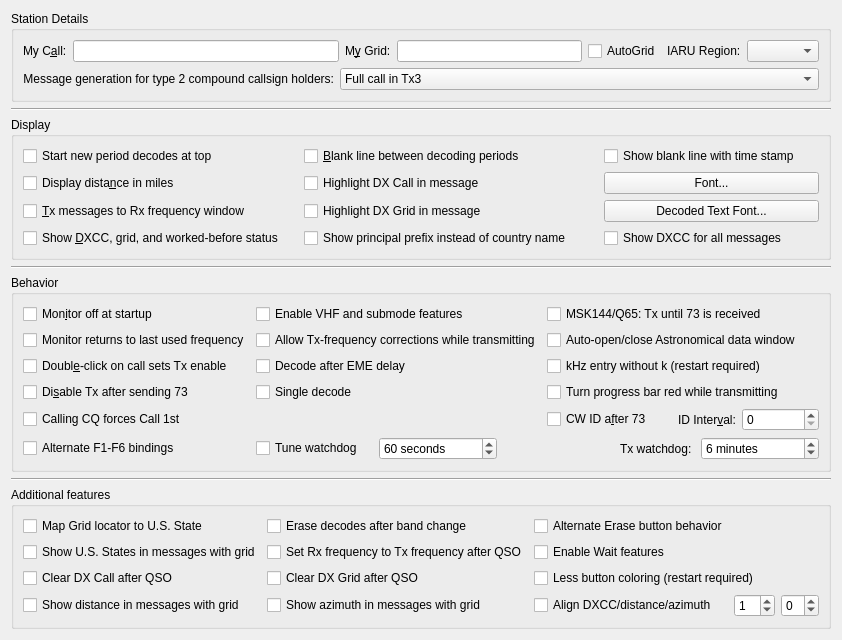
     <widget class="QWidget" name="general_tab">
      <attribute name="title">
       <string>Genera&amp;l</string>
      </attribute>
      <attribute name="toolTip">
       <string>General station details and settings.</string>
      </attribute>
      <layout class="QVBoxLayout" name="verticalLayout_4">
       <item>
        <widget class="QGroupBox" name="station_group_box">
         <property name="title">
          <string>Station Details</string>
         </property>
         <layout class="QVBoxLayout" name="verticalLayout_12">
          <item>
           <layout class="QHBoxLayout" name="horizontalLayout_14">
            <item>
             <layout class="QFormLayout" name="formLayout_3">
              <item row="0" column="0">
               <widget class="QLabel" name="callsign_label">
                <property name="text">
                 <string>My C&amp;all:</string>
                </property>
                <property name="buddy">
                 <cstring>callsign_line_edit</cstring>
                </property>
               </widget>
              </item>
              <item row="0" column="1">
               <widget class="QLineEdit" name="callsign_line_edit">
                <property name="toolTip">
                 <string>Station callsign.</string>
                </property>
               </widget>
              </item>
             </layout>
            </item>
            <item>
             <layout class="QFormLayout" name="formLayout_12">
              <item row="0" column="0">
               <widget class="QLabel" name="grid_label">
                <property name="text">
                 <string>M&amp;y Grid:</string>
                </property>
                <property name="buddy">
                 <cstring>grid_line_edit</cstring>
                </property>
               </widget>
              </item>
              <item row="0" column="1">
               <layout class="QHBoxLayout" name="grid_controls_layout">
                <item>
                 <widget class="QLineEdit" name="grid_line_edit">
                  <property name="toolTip">
                   <string>&lt;html&gt;&lt;head/&gt;&lt;body&gt;&lt;p&gt;Maidenhead locator, preferably 6 characters.&lt;/p&gt;&lt;/body&gt;&lt;/html&gt;</string>
                  </property>
                 </widget>
                </item>
                <item>
                 <widget class="QCheckBox" name="use_dynamic_grid">
                  <property name="toolTip">
                   <string>Check to allow grid changes from external programs</string>
                  </property>
                  <property name="text">
                   <string>AutoGrid</string>
                  </property>
                 </widget>
                </item>
               </layout>
              </item>
             </layout>
            </item>
            <item>
             <layout class="QFormLayout" name="formLayout_2">
              <item row="0" column="0">
               <widget class="QLabel" name="label_12">
                <property name="text">
                 <string>IARU Region:</string>
                </property>
                <property name="buddy">
                 <cstring>region_combo_box</cstring>
                </property>
               </widget>
              </item>
              <item row="0" column="1">
               <widget class="QComboBox" name="region_combo_box">
                <property name="toolTip">
                 <string>&lt;html&gt;&lt;head/&gt;&lt;body&gt;&lt;p&gt;Select your IARU region.&lt;/p&gt;&lt;/body&gt;&lt;/html&gt;</string>
                </property>
               </widget>
              </item>
             </layout>
            </item>
           </layout>
          </item>
          <item>
           <layout class="QFormLayout" name="formLayout_13">
            <item row="0" column="0">
             <widget class="QLabel" name="label_5">
              <property name="text">
               <string>Message generation for type 2 compound callsign holders:</string>
              </property>
              <property name="alignment">
               <set>Qt::AlignRight|Qt::AlignTrailing|Qt::AlignVCenter</set>
              </property>
              <property name="buddy">
               <cstring>type_2_msg_gen_combo_box</cstring>
              </property>
             </widget>
            </item>
            <item row="0" column="1">
             <widget class="QComboBox" name="type_2_msg_gen_combo_box">
              <property name="enabled">
               <bool>true</bool>
              </property>
              <property name="toolTip">
               <string>&lt;html&gt;&lt;head/&gt;&lt;body&gt;&lt;p&gt;Type 2 compound callsigns are those with prefixes or suffixes not included in the allowed shortlist (See Help-&amp;gt;Add-on prefixes and suffixes).&lt;/p&gt;&lt;p&gt;This option determines which generated messages should contain your full type 2 compound call sign rather than your base callsign. It only applies if you have a type 2 compound callsign.&lt;/p&gt;&lt;p&gt;This option controls the way the messages that are used to answer CQ calls are generated. Generated messages 6 (CQ) and 5 (73) will always contain your full callsign. The JT65 and JT9 protocols allow for some standard messages with your full call at the expense of another piece of information such as the DX call or your locator.&lt;/p&gt;&lt;p&gt;Choosing message 1 omits the DX callsign which may be an issue when replying to CQ calls. Choosing message 3 also omits the DX callsign and many versions of this and other software will not extract the report. Choosing neither means that your full callsign only goes in your message 5 (73) so your QSO partner may log the wrong callsign.&lt;/p&gt;&lt;p&gt;None of these options are perfect, message 3 is usually best but be aware your QSO partner may not log the report you send them.&lt;/p&gt;&lt;/body&gt;&lt;/html&gt;</string>
              </property>
              <property name="currentIndex">
               <number>1</number>
              </property>
              <item>
               <property name="text">
                <string>Full call in Tx1</string>
               </property>
              </item>
              <item>
               <property name="text">
                <string>Full call in Tx3</string>
               </property>
              </item>
              <item>
               <property name="text">
                <string>Full call in Tx5 only</string>
               </property>
              </item>
             </widget>
            </item>
           </layout>
          </item>
         </layout>
        </widget>
       </item>
       <item>
        <widget class="Line" name="line_5">
         <property name="orientation">
          <enum>Qt::Horizontal</enum>
         </property>
        </widget>
       </item>
       <item>
        <widget class="QGroupBox" name="display_group_box">
         <property name="title">
          <string>Display</string>
         </property>
         <layout class="QGridLayout" name="gridLayout_4">
          <item row="4" column="0">
           <widget class="QCheckBox" name="DXCC_check_box">
            <property name="toolTip">
             <string>Show if decoded stations are new DXCC entities or worked before.</string>
            </property>
            <property name="text">
             <string>Show &amp;DXCC, grid, and worked-before status    </string>
            </property>
            <property name="checked">
             <bool>false</bool>
            </property>
           </widget>
          </item>
          <item row="0" column="1">
           <widget class="QCheckBox" name="insert_blank_check_box">
            <property name="toolTip">
             <string>Include a separator line between periods in the band activity window.</string>
            </property>
            <property name="text">
             <string>&amp;Blank line between decoding periods</string>
            </property>
           </widget>
          </item>
          <item row="2" column="2">
           <widget class="QPushButton" name="font_push_button">
            <property name="toolTip">
             <string>Set the font characteristics for the application.</string>
            </property>
            <property name="text">
             <string>Font...</string>
            </property>
           </widget>
          </item>
          <item row="3" column="1">
           <widget class="QCheckBox" name="cbHighlightDXgrid">
            <property name="text">
             <string>Highlight DX Grid in message</string>
            </property>
           </widget>
          </item>
          <item row="4" column="2">
           <widget class="QCheckBox" name="show_country_names_check_box">
            <property name="text">
             <string>Show DXCC for all messages</string>
            </property>
           </widget>
          </item>
          <item row="2" column="0">
           <widget class="QCheckBox" name="miles_check_box">
            <property name="toolTip">
             <string>Show distance to DX station in miles rather than kilometers.</string>
            </property>
            <property name="text">
             <string>Display dista&amp;nce in miles</string>
            </property>
           </widget>
          </item>
          <item row="3" column="2">
           <widget class="QPushButton" name="decoded_text_font_push_button">
            <property name="toolTip">
             <string>Set the font characteristics for the Band Activity and Rx Frequency areas.</string>
            </property>
            <property name="text">
             <string>Decoded Text Font...</string>
            </property>
           </widget>
          </item>
          <item row="0" column="0">
           <widget class="QCheckBox" name="decodes_from_top_check_box">
            <property name="toolTip">
             <string>&lt;html&gt;&lt;head/&gt;&lt;body&gt;&lt;p&gt;Check to have decodes for a new period start at the top of the Band Activity window and not scroll off the top when the window is full.&lt;/p&gt;&lt;p&gt;This is to aid selecting decodes to double-click while decoding is still in progress. Use the Band Activity vertical scroll bar to reveal decodes past the bottom of the window.&lt;/p&gt;&lt;/body&gt;&lt;/html&gt;</string>
            </property>
            <property name="text">
             <string>Start new period decodes at top</string>
            </property>
           </widget>
          </item>
          <item row="0" column="2">
           <widget class="QCheckBox" name="cb_detailed_blank_line">
            <property name="toolTip">
             <string>Show the separator line between periods with time stamp of the decode period.</string>
            </property>
            <property name="text">
             <string>Show blank line with time stamp</string>
            </property>
           </widget>
          </item>
          <item row="4" column="1">
           <widget class="QCheckBox" name="ppfx_check_box">
            <property name="text">
             <string>Show principal prefix instead of country name        </string>
            </property>
           </widget>
          </item>
          <item row="3" column="0">
           <widget class="QCheckBox" name="TX_messages_check_box">
            <property name="toolTip">
             <string>Show outgoing transmitted messages in the Rx frequency window.</string>
            </property>
            <property name="text">
             <string>&amp;Tx messages to Rx frequency window</string>
            </property>
           </widget>
          </item>
          <item row="2" column="1">
           <widget class="QCheckBox" name="cbHighlightDXcall">
            <property name="text">
             <string>Highlight DX Call in message</string>
            </property>
           </widget>
          </item>
         </layout>
        </widget>
       </item>
       <item>
        <widget class="Line" name="line_7">
         <property name="orientation">
          <enum>Qt::Horizontal</enum>
         </property>
        </widget>
       </item>
       <item>
        <widget class="QGroupBox" name="behaviour_group_box">
         <property name="title">
          <string>Behavior</string>
         </property>
         <layout class="QGridLayout" name="gridLayout_8" rowstretch="0,0,0,0,0,0,0,0" columnstretch="2,3,0,2">
          <item row="0" column="0">
           <widget class="QCheckBox" name="monitor_off_check_box">
            <property name="toolTip">
             <string>Don't start decoding until the monitor button is clicked.</string>
            </property>
            <property name="text">
             <string>Mon&amp;itor off at startup</string>
            </property>
            <property name="checked">
             <bool>false</bool>
            </property>
           </widget>
          </item>
          <item row="1" column="0">
           <widget class="QCheckBox" name="monitor_last_used_check_box">
            <property name="toolTip">
             <string>&lt;html&gt;&lt;head/&gt;&lt;body&gt;&lt;p&gt;Check this if you wish to automatically return to the last monitored frequency when monitor is enabled, leave it unchecked if you wish to have the current rig frequency maintained.&lt;/p&gt;&lt;/body&gt;&lt;/html&gt;</string>
            </property>
            <property name="text">
             <string>Monitor returns to last used frequency</string>
            </property>
           </widget>
          </item>
          <item row="0" column="1">
           <widget class="QCheckBox" name="enable_VHF_features_check_box">
            <property name="text">
             <string>Enable VHF and submode features</string>
            </property>
           </widget>
          </item>
          <item row="7" column="0">
           <widget class="QCheckBox" name="alternate_bindings_check_box">
            <property name="text">
             <string>Alternate F1-F6 bindings</string>
            </property>
           </widget>
          </item>
          <item row="4" column="0">
           <widget class="QCheckBox" name="quick_call_check_box">
            <property name="toolTip">
             <string>Automatic transmission mode.</string>
            </property>
            <property name="text">
             <string>Doubl&amp;e-click on call sets Tx enable</string>
            </property>
           </widget>
          </item>
          <item row="5" column="0">
           <widget class="QCheckBox" name="disable_TX_on_73_check_box">
            <property name="toolTip">
             <string>Turns off automatic transmissions after sending a 73 or any other free
text message.</string>
            </property>
            <property name="text">
             <string>Di&amp;sable Tx after sending 73</string>
            </property>
           </widget>
          </item>
          <item row="1" column="2" colspan="2">
           <widget class="QCheckBox" name="auto_astro_check_box">
            <property name="toolTip">
             <string>&lt;html&gt;&lt;head/&gt;&lt;body&gt;&lt;p&gt;Open the Astronomical Data window automatically when switching to Q65 or JT65 mode and Decode after EME delay is enabled, and close it when no longer needed.&lt;/p&gt;&lt;p&gt;Open the QSYMessage Creator automatically if the VHF Features are enabled and such QSY messages are applicable.&lt;/p&gt;&lt;/body&gt;&lt;/html&gt;</string>
            </property>
            <property name="text">
             <string>Auto-open/close Astronomical data window</string>
            </property>
           </widget>
          </item>
          <item row="6" column="0">
           <widget class="QCheckBox" name="force_call_1st_check_box">
            <property name="text">
             <string>Calling CQ forces Call 1st</string>
            </property>
           </widget>
          </item>
          <item row="0" column="2" colspan="2">
           <widget class="QCheckBox" name="repeat_Tx_check_box">
            <property name="toolTip">
             <string>&lt;html&gt;&lt;head/&gt;&lt;body&gt;&lt;p&gt;Tx until 73 is received when in MSK144 or Q65 mode. &lt;/p&gt;&lt;/body&gt;&lt;/html&gt;</string>
            </property>
            <property name="text">
             <string>MSK144/Q65: Tx until 73 is received</string>
            </property>
           </widget>
          </item>
          <item row="4" column="2" colspan="2">
           <widget class="QCheckBox" name="kHz_without_k_check_box">
            <property name="toolTip">
             <string>&lt;html&gt;&lt;head/&gt;&lt;body&gt;&lt;p&gt;Allow kHz frequency offset entry without 'k' suffix.&lt;/p&gt;&lt;/body&gt;&lt;/html&gt;</string>
            </property>
            <property name="text">
             <string>kHz entry without k (restart required)</string>
            </property>
           </widget>
          </item>
          <item row="1" column="1">
           <widget class="QCheckBox" name="tx_frequency_corrections_check_box">
            <property name="toolTip">
             <string>&lt;html&gt;&lt;head/&gt;&lt;body&gt;&lt;p&gt;Allow automatic Doppler tracking and split/Fake It/XIT to correct the transmit frequency while transmitting, including corrections of tens of kHz on microwave bands.&lt;/p&gt;&lt;p&gt;This option does not allow nominal dial or band changes while transmitting or tuning. Leave it unchecked if your rig cannot accept frequency-setting CAT commands while transmitting; WSJT-X will then make one midpoint Doppler correction before transmission starts.&lt;/p&gt;&lt;/body&gt;&lt;/html&gt;</string>
            </property>
            <property name="text">
             <string>Allow Tx-frequency corrections while transmitting</string>
            </property>
           </widget>
          </item>
          <item row="4" column="1">
           <widget class="QCheckBox" name="decode_at_52s_check_box">
            <property name="text">
             <string>Decode after EME delay</string>
            </property>
           </widget>
          </item>
          <item row="5" column="1">
           <widget class="QCheckBox" name="single_decode_check_box">
            <property name="text">
             <string>Single decode</string>
            </property>
           </widget>
          </item>
          <item row="7" column="1" colspan="3">
           <layout class="QHBoxLayout" name="TxWatchdog_Layout" stretch="0,1,1,0,1">
            <item>
             <widget class="QCheckBox" name="tune_watchdog_check_box">
              <property name="toolTip">
               <string>&lt;html&gt;&lt;head/&gt;&lt;body&gt;&lt;p&gt;Disable the Tune watchdog.&lt;/p&gt;&lt;/body&gt;&lt;/html&gt;</string>
              </property>
              <property name="text">
               <string>Tune watchdog   </string>
              </property>
             </widget>
            </item>
            <item>
             <widget class="QSpinBox" name="tune_watchdog_spin_box">
              <property name="toolTip">
               <string>&lt;html&gt;&lt;head/&gt;&lt;body&gt;&lt;p&gt;Number of seconds before Tune is aborted&lt;/p&gt;&lt;/body&gt;&lt;/html&gt;</string>
              </property>
              <property name="accessibleName">
               <string>Tune watchdog timeout</string>
              </property>
              <property name="suffix">
               <string> seconds</string>
              </property>
              <property name="minimum">
               <number>0</number>
              </property>
              <property name="maximum">
               <number>300</number>
              </property>
              <property name="value">
               <number>60</number>
              </property>
             </widget>
            </item>
            <item>
             <spacer name="horizontalSpacer">
              <property name="orientation">
               <enum>Qt::Horizontal</enum>
              </property>
              <property name="sizeHint" stdset="0">
               <size>
                <width>10</width>
                <height>20</height>
               </size>
              </property>
             </spacer>
            </item>
            <item alignment="Qt::AlignRight">
             <widget class="QLabel" name="label_10">
              <property name="text">
               <string>Tx watchdog: </string>
              </property>
              <property name="buddy">
               <cstring>tx_watchdog_spin_box</cstring>
              </property>
             </widget>
            </item>
            <item>
             <widget class="QSpinBox" name="tx_watchdog_spin_box">
              <property name="toolTip">
               <string>&lt;html&gt;&lt;head/&gt;&lt;body&gt;&lt;p&gt;Number of minutes before unattended transmissions are aborted&lt;/p&gt;&lt;/body&gt;&lt;/html&gt;</string>
              </property>
              <property name="accessibleName">
               <string>Tx watchdog timeout</string>
              </property>
              <property name="specialValueText">
               <string>Disabled</string>
              </property>
              <property name="suffix">
               <string> minutes</string>
              </property>
              <property name="prefix">
               <string/>
              </property>
              <property name="value">
               <number>6</number>
              </property>
             </widget>
            </item>
           </layout>
          </item>
          <item row="6" column="2">
           <widget class="QCheckBox" name="CW_id_after_73_check_box">
            <property name="toolTip">
             <string>Send a CW ID after every 73 or free text message.</string>
            </property>
            <property name="text">
             <string>CW ID a&amp;fter 73</string>
            </property>
           </widget>
          </item>
          <item row="6" column="3">
           <layout class="QHBoxLayout" name="horizontalLayout_9" stretch="0,0">
            <item alignment="Qt::AlignRight">
             <widget class="QLabel" name="label">
              <property name="sizePolicy">
               <sizepolicy hsizetype="Preferred" vsizetype="Preferred">
                <horstretch>0</horstretch>
                <verstretch>0</verstretch>
               </sizepolicy>
              </property>
              <property name="text">
               <string>ID Inter&amp;val:</string>
              </property>
              <property name="buddy">
               <cstring>CW_id_interval_spin_box</cstring>
              </property>
             </widget>
            </item>
            <item>
             <widget class="QSpinBox" name="CW_id_interval_spin_box">
              <property name="toolTip">
               <string>Send a CW ID periodically every few minutes.
This might be required under your countries licence regulations.
It will not interfere with other users as it is always sent in the
quiet period when decoding is done.</string>
              </property>
              <property name="accessibleName">
               <string>CW ID interval</string>
              </property>
             </widget>
            </item>
           </layout>
          </item>
          <item row="5" column="2" colspan="2">
           <widget class="QCheckBox" name="progress_bar_check_box">
            <property name="toolTip">
             <string>&lt;html&gt;&lt;head/&gt;&lt;body&gt;&lt;p&gt;Turn the progress bar red while transmitting.&lt;/p&gt;&lt;/body&gt;&lt;/html&gt;</string>
            </property>
            <property name="text">
             <string>Turn progress bar red while transmitting</string>
            </property>
           </widget>
          </item>
         </layout>
        </widget>
       </item>
       <item>
        <widget class="Line" name="line_2">
         <property name="orientation">
          <enum>Qt::Horizontal</enum>
         </property>
        </widget>
       </item>
       <item>
        <widget class="QGroupBox" name="additional_features_box">
         <property name="sizePolicy">
          <sizepolicy hsizetype="Minimum" vsizetype="Preferred">
           <horstretch>0</horstretch>
           <verstretch>0</verstretch>
          </sizepolicy>
         </property>
         <property name="title">
          <string>Additional features</string>
         </property>
         <layout class="QGridLayout" name="gridLayout_17" columnstretch="3,3,2,1,1">
          <item row="2" column="1">
           <widget class="QCheckBox" name="cbRxToTxAfterQSO">
            <property name="text">
             <string>Set Rx frequency to Tx frequency after QSO</string>
            </property>
           </widget>
          </item>
          <item row="4" column="0">
           <widget class="QCheckBox" name="cb_showDistance">
            <property name="toolTip">
             <string>&lt;html&gt;&lt;head/&gt;&lt;body&gt;&lt;p&gt;If a station sends locator, calculate and show the distance in Band Activity pane.&lt;/p&gt;&lt;/body&gt;&lt;/html&gt;</string>
            </property>
            <property name="text">
             <string>Show distance in messages with grid</string>
            </property>
           </widget>
          </item>
          <item row="1" column="1">
           <widget class="QCheckBox" name="cbEraseBandActivity">
            <property name="toolTip">
             <string>&lt;html&gt;&lt;head/&gt;&lt;body&gt;&lt;p&gt;Erase Band Activity and Rx frequency windows after band change.&lt;/p&gt;&lt;/body&gt;&lt;/html&gt;</string>
            </property>
            <property name="text">
             <string>Erase decodes after band change</string>
            </property>
           </widget>
          </item>
          <item row="3" column="1">
           <widget class="QCheckBox" name="cbClearDXgrid">
            <property name="text">
             <string>Clear DX Grid after QSO</string>
            </property>
           </widget>
          </item>
          <item row="2" column="0">
           <widget class="QCheckBox" name="Map_All_Messages">
            <property name="text">
             <string>Show U.S. States in messages with grid</string>
            </property>
           </widget>
          </item>
          <item row="1" column="0">
           <widget class="QCheckBox" name="Map_Grid_to_State">
            <property name="text">
             <string>Map Grid locator to U.S. State</string>
            </property>
           </widget>
          </item>
          <item row="4" column="2">
           <widget class="QCheckBox" name="cb_Align">
            <property name="toolTip">
             <string>&lt;html&gt;&lt;head/&gt;&lt;body&gt;&lt;p&gt;Align the text for DXCC, distance and azimuth.&lt;/p&gt;&lt;/body&gt;&lt;/html&gt;</string>
            </property>
            <property name="text">
             <string>Align DXCC/distance/azimuth</string>
            </property>
           </widget>
          </item>
          <item row="1" column="2">
           <widget class="QCheckBox" name="alternate_erase_button_check_box">
            <property name="text">
             <string>Alternate Erase button behavior</string>
            </property>
           </widget>
          </item>
          <item row="3" column="0">
           <widget class="QCheckBox" name="cbClearDXcall">
            <property name="text">
             <string>Clear DX Call after QSO</string>
            </property>
           </widget>
          </item>
          <item row="4" column="3">
           <widget class="QSpinBox" name="align_spin_box">
            <property name="toolTip">
             <string>&lt;html&gt;&lt;head/&gt;&lt;body&gt;&lt;p&gt;Increase or decrease the space between message text and DXCC.&lt;/p&gt;&lt;/body&gt;&lt;/html&gt;</string>
            </property>
            <property name="accessibleName">
             <string>DXCC alignment spacing</string>
            </property>
            <property name="minimum">
             <number>-2</number>
            </property>
            <property name="maximum">
             <number>10</number>
            </property>
            <property name="value">
             <number>1</number>
            </property>
           </widget>
          </item>
          <item row="2" column="2">
           <widget class="QCheckBox" name="enable_Wait_features_check_box">
            <property name="text">
             <string>Enable Wait features</string>
            </property>
           </widget>
          </item>
          <item row="4" column="1">
           <widget class="QCheckBox" name="cb_showAzimuth">
            <property name="toolTip">
             <string>&lt;html&gt;&lt;head/&gt;&lt;body&gt;&lt;p&gt;If a station sends a valid Maidenhead locator, calculate and show the great-circle azimuth in Band Activity pane.&lt;/p&gt;&lt;/body&gt;&lt;/html&gt;</string>
            </property>
            <property name="text">
             <string>Show azimuth in messages with grid</string>
            </property>
           </widget>
          </item>
          <item row="4" column="4">
           <widget class="QSpinBox" name="align_spin_box2">
            <property name="toolTip">
             <string>&lt;html&gt;&lt;head/&gt;&lt;body&gt;&lt;p&gt;Increase or decrease the space between DXCC and distance/azimuth.&lt;/p&gt;&lt;/body&gt;&lt;/html&gt;</string>
            </property>
            <property name="accessibleName">
             <string>Distance and azimuth alignment spacing</string>
            </property>
            <property name="minimum">
             <number>-8</number>
            </property>
            <property name="maximum">
             <number>5</number>
            </property>
           </widget>
          </item>
          <item row="3" column="2" colspan="3">
           <widget class="QCheckBox" name="disable_button_coloring_check_box">
            <property name="text">
             <string>Less button coloring (restart required)</string>
            </property>
           </widget>
          </item>
         </layout>
        </widget>
       </item>
       <item>
        <spacer name="general_bottom_spacer">
         <property name="orientation">
          <enum>Qt::Vertical</enum>
         </property>
         <property name="sizeHint" stdset="0">
          <size>
           <width>0</width>
           <height>0</height>
          </size>
         </property>
        </spacer>
       </item>
      </layout>
     </widget>
